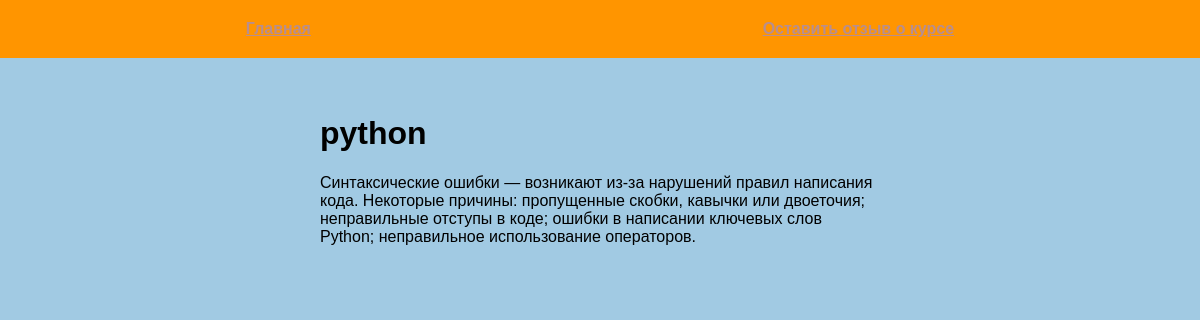
Screenshot of /post/ framework-flask-database with the database file from the repository.
### tables this page shows
CREATE TABLE posts(
    id INTEGER PRIMARY KEY AUTOINCREMENT,
    title TEXT NOT NULL,
    text TEXT NOT NULL,
    url TEXT NOT NULL,
    time INTEGER NOT NULL
);

### two/site_db.py (the view)
@app.route("/post/<alias>")
def show_post(alias):
    db = get_db()
    dbase = FDataBase(db)
    title, post = dbase.get_post(alias)
    if not title:
        abort(404)
    return render_template('post.html', menu=dbase.get_menu(), title=title, post=post)

### two/fdatabase.py (called while the page is built)
    def get_menu(self):
        sql = "SELECT * FROM mainmenu"
        try:
            self.__cur.execute(sql)
            res = self.__cur.fetchall()
            if res:
                return res
        except IOError:
            print("Ошибка чтения БД")
        return []

    def get_post(self, alias):
        try:
            self.__cur.execute(f"SELECT title, text FROM posts WHERE url = '{alias}'")
            res = self.__cur.fetchone()
            if res:
                return res
        except sqlite3.Error as e:
            print("Ошибка получения статьи из БД" + str(e))
        return False, False

### two/site_db.py (called while the page is built)
def connect_db():
    con = sqlite3.connect(app.config['DATABASE'])
    con.row_factory = sqlite3.Row
    return con

def get_db():
    if not hasattr(g, 'link_db'):
        g.link_db = connect_db()
    return g.link_db

### two/templates/post.html
{% extends 'base.html' %}
{% block content %}
{{ super() }}
<div>{{ post | safe }}</div>
{% endblock %}

### two/templates/base.html (shortened to what this page needs)
<!DOCTYPE html>
<html lang="en">
<head>
    <link rel="stylesheet" href="{{ url_for('static', filename='css/style2.css') }}">
</head>
<body>
{% block content %}
<ul class="menu">
    {% for m in menu %}
    <li>
        <a href="{{ m.url }}">{{ m.title }}</a>
    </li>
    {% endfor %}
</ul>
<div class="content">
    {% if title %}
    <h1>{{ title }}</h1>
    {% else %}
    <h1>Курсы</h1>
    {% endif %}
    {% endblock %}
</div>
</body>
</html>

### two/static/css/style2.css (style rules this page uses)
body { background: hwb(203 63% 11%); margin: 0; padding: 0; font-family: Verdana, Geneva, Tahoma, sans-serif; }
.menu { display: flex; justify-content: space-around; list-style: none; background: rgb(255, 149, 0); padding: 20px; margin-top: 0 }
.menu a { font-weight: bold; color: rgb(184, 142, 142) }
.content { max-width: 600px; margin: 0 auto; padding: 20px; box-sizing: border-box; }
ul { list-style: none; padding: 0; }

### rows the page displays
posts: title "python", text "Синтаксические ошибки — возникают из-за нарушений правил написания кода. Некоторые причины: пропущенные скобки, кавычки или двоеточия; неправильные отступы в коде; ошибки в написании ключевых слов Python; неправильное использование операторов."
